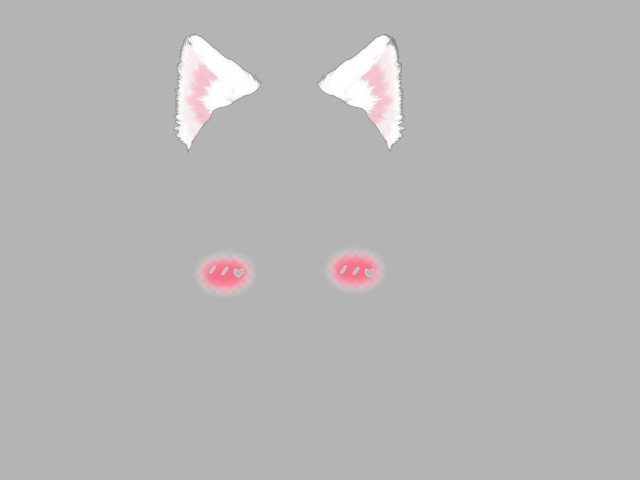
#> input picture test_cat_brush.png, 640 x 480 px, given in place of the camera
$ python tune.py
#> lines starting #> are read from the running program, lines starting #| are printed output that depends on the picture; after the words box and inside, x2 and y2 are one past the last pixel; in counts of white or black regions, pixels touching at a corner belong together
import cv2
import numpy as np
import subprocess
import os

CAM = "/dev/video0"
W, H = 320, 240
FLIP = 1   # 1 = lật gương trái/phải, None = không lật
SAVE_FILE = os.path.expanduser("~/test/color_params.txt")

# key, nhãn, giá trị, mặc định, bước, min, max, điều khiển webcam (None = phần mềm)
P = [
    ["gain_r", "R gain",   1.00, 1.00, 0.02, 0.5, 1.5, None],
    ["gain_g", "G gain",   1.00, 1.00, 0.02, 0.5, 1.5, None],
    ["gain_b", "B gain",   1.00, 1.00, 0.02, 0.5, 1.5, None],
    ["gamma",  "Gamma",    1.00, 1.00, 0.05, 0.5, 2.0, None],
    ["black",  "Black pt", 0,    0,    2,    0,   40,  None],
    ["sat",    "Cam Sat",  24,   24,   2,    0,   32,  "saturation"],
    ["con",    "Cam Con",  145,  145,  5,    0,   255, "contrast"],
    ["bri",    "Cam Bri",  128,  128,  5,    0,   255, "brightness"],
    ["wb",     "Cam WB",   0,    0,    20,   0,   511, "wb"],   # 0 = tự động
]

def v4l(name, val):
    subprocess.run(["v4l2-ctl", "-d", CAM, "-c", f"{name}={val}"],
                   stdout=subprocess.DEVNULL, stderr=subprocess.DEVNULL)

def apply_cam(p):
    if p[7] is None:
        return
    if p[7] == "wb":
        if p[2] == 0:
            v4l("white_balance_automatic", 1)
        else:
            v4l("white_balance_automatic", 0)
            v4l("white_balance_temperature", int(p[2]))
    else:
        v4l(p[7], int(p[2]))

def fmt(p):
    if p[0] == "wb" and p[2] == 0:
        return "AUTO"
    return f"{p[2]:.2f}" if isinstance(p[4], float) else str(int(p[2]))

def get(key):
    return next(p[2] for p in P if p[0] == key)

def build_lut():
    x = np.arange(256, dtype=np.float32)
    bp = get("black")
    x = np.clip((x - bp) / (255 - bp), 0, 1) ** get("gamma") * 255
    mk = lambda g: np.clip(x * g, 0, 255).astype(np.uint8)
    return mk(get("gain_b")), mk(get("gain_g")), mk(get("gain_r"))

def print_result():
    lines = [
        f"GAIN_B, GAIN_G, GAIN_R = {get('gain_b'):.2f}, {get('gain_g'):.2f}, {get('gain_r'):.2f}",
        f"GAMMA = {get('gamma'):.2f}",
        f"BLACK_POINT = {int(get('black'))}",
        f"# webcam: saturation={int(get('sat'))} contrast={int(get('con'))} "
        f"brightness={int(get('bri'))} wb={'AUTO' if get('wb') == 0 else int(get('wb'))}",
    ]
    text = "\n".join(lines)
    print("\n===== SO DA CHINH =====\n" + text + "\n=======================\n", flush=True)
    with open(SAVE_FILE, "w") as f:
        f.write(text + "\n")

# ---- thanh điều khiển nhỏ ở đáy ----
BAR_H = 28
BAR_Y = H - BAR_H
# tên: (x0, x1)
BTN = {
    "<": (2, 26), ">": (28, 52),
    "-": (168, 196), "+": (198, 226),
    "SAVE": (229, 266), "RST": (268, 292), "X": (294, 318),
}
state = {"show": True, "sel": 0, "lut": build_lut(), "quit": False}

def change(sign):
    p = P[state["sel"]]
    p[2] = round(min(p[6], max(p[5], p[2] + sign * p[4])), 2)
    apply_cam(p)
    state["lut"] = build_lut()
    print(f"{p[1]} = {fmt(p)}", flush=True)

def on_mouse(event, x, y, flags, param):
    if event != cv2.EVENT_LBUTTONDOWN:
        return
    if not state["show"]:
        state["show"] = True
        return
    if y < BAR_Y:                 # chạm vào vùng hình -> ẩn thanh
        state["show"] = False
        return
    for name, (x0, x1) in BTN.items():
        if x0 <= x <= x1:
            if name == "<":
                state["sel"] = (state["sel"] - 1) % len(P)
            elif name == ">":
                state["sel"] = (state["sel"] + 1) % len(P)
            elif name == "-":
                change(-1)
            elif name == "+":
                change(+1)
            elif name == "SAVE":
                print_result()
            elif name == "RST":
                for p in P:
                    p[2] = p[3]
                    apply_cam(p)
                state["lut"] = build_lut()
                print("RESET", flush=True)
            elif name == "X":
                state["quit"] = True

def button(img, x0, x1, text):
    y0, y1 = BAR_Y + 4, H - 4
    cv2.rectangle(img, (x0, y0), (x1, y1), (80, 80, 80), -1)
    cv2.rectangle(img, (x0, y0), (x1, y1), (190, 190, 190), 1)
    (tw, th), _ = cv2.getTextSize(text, cv2.FONT_HERSHEY_SIMPLEX, 0.4, 1)
    cv2.putText(img, text, (x0 + (x1 - x0 - tw) // 2, y0 + (y1 - y0 + th) // 2),
                cv2.FONT_HERSHEY_SIMPLEX, 0.4, (255, 255, 255), 1, cv2.LINE_AA)

def draw_ui(frame):
    if not state["show"]:
        return
    # nền thanh mờ, chỉ che đúng dải đáy
    bar = frame[BAR_Y:H]
    frame[BAR_Y:H] = (bar * 0.35).astype(np.uint8)
    p = P[state["sel"]]
    cv2.putText(frame, f"{p[1]} {fmt(p)}", (58, BAR_Y + 19),
                cv2.FONT_HERSHEY_SIMPLEX, 0.45, (0, 255, 255), 1, cv2.LINE_AA)
    for name, (x0, x1) in BTN.items():
        button(frame, x0, x1, name)

# ---- khởi động ----
for p in P:
    apply_cam(p)

cap = cv2.VideoCapture(CAM, cv2.CAP_V4L2)
cap.set(cv2.CAP_PROP_FOURCC, cv2.VideoWriter_fourcc(*"MJPG"))
cap.set(cv2.CAP_PROP_FRAME_WIDTH, 640)
cap.set(cv2.CAP_PROP_FRAME_HEIGHT, 480)
if not cap.isOpened():
    raise SystemExit("Không mở được webcam")

cv2.namedWindow("tune", cv2.WINDOW_NORMAL)
cv2.setWindowProperty("tune", cv2.WND_PROP_FULLSCREEN, cv2.WINDOW_FULLSCREEN)
cv2.setMouseCallback("tune", on_mouse)

while not state["quit"]:
    ok, frame = cap.read()
#> frame is the input picture: shape (480, 640, 3); mean B, G, R 181.7, 181.5, 182.6
    if not ok:
        break
    if FLIP is not None:
        frame = cv2.flip(frame, FLIP)
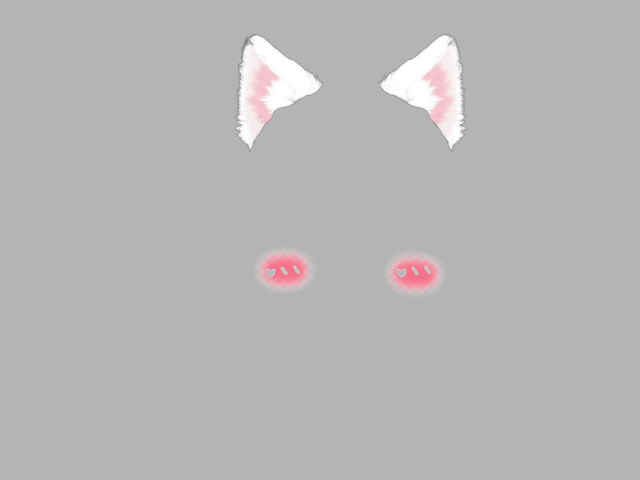
#> frame: shape (480, 640, 3); mean B, G, R 181.7, 181.5, 182.6
    frame = cv2.resize(frame, (W, H))
#> frame: shape (240, 320, 3)
    lb, lg, lr = state["lut"]
    b, g, r = cv2.split(frame)
    frame = cv2.merge([cv2.LUT(b, lb), cv2.LUT(g, lg), cv2.LUT(r, lr)])
    draw_ui(frame)
#> in draw_ui, `bar = frame[BAR_Y:H]`: bar: shape (28, 320, 3); every value is 180
#> in draw_ui, `cv2.putText(frame, f"{p[1]} {fmt(p)}", (58, BAR_Y + 19), cv2.FONT_HERS..`:
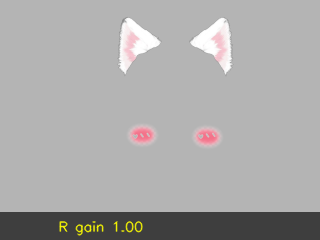
#> frame: shape (240, 320, 3); mean B, G, R 167.8, 168.3, 169.4
#> after the loop in draw_ui, `for name, (x0, x1) in BTN.items():`:
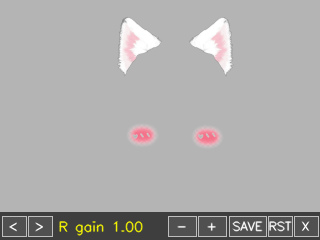
#> frame: shape (240, 320, 3); 5.36% of pixels changed, all inside (x1, y1, x2, y2) = (2, 216, 319, 237)
    cv2.imshow("tune", frame)
    if cv2.waitKey(1) & 0xFF in (ord("q"), 27):
#> (key q is pressed here)
        break

cap.release()
cv2.destroyAllWindows()
print_result()
